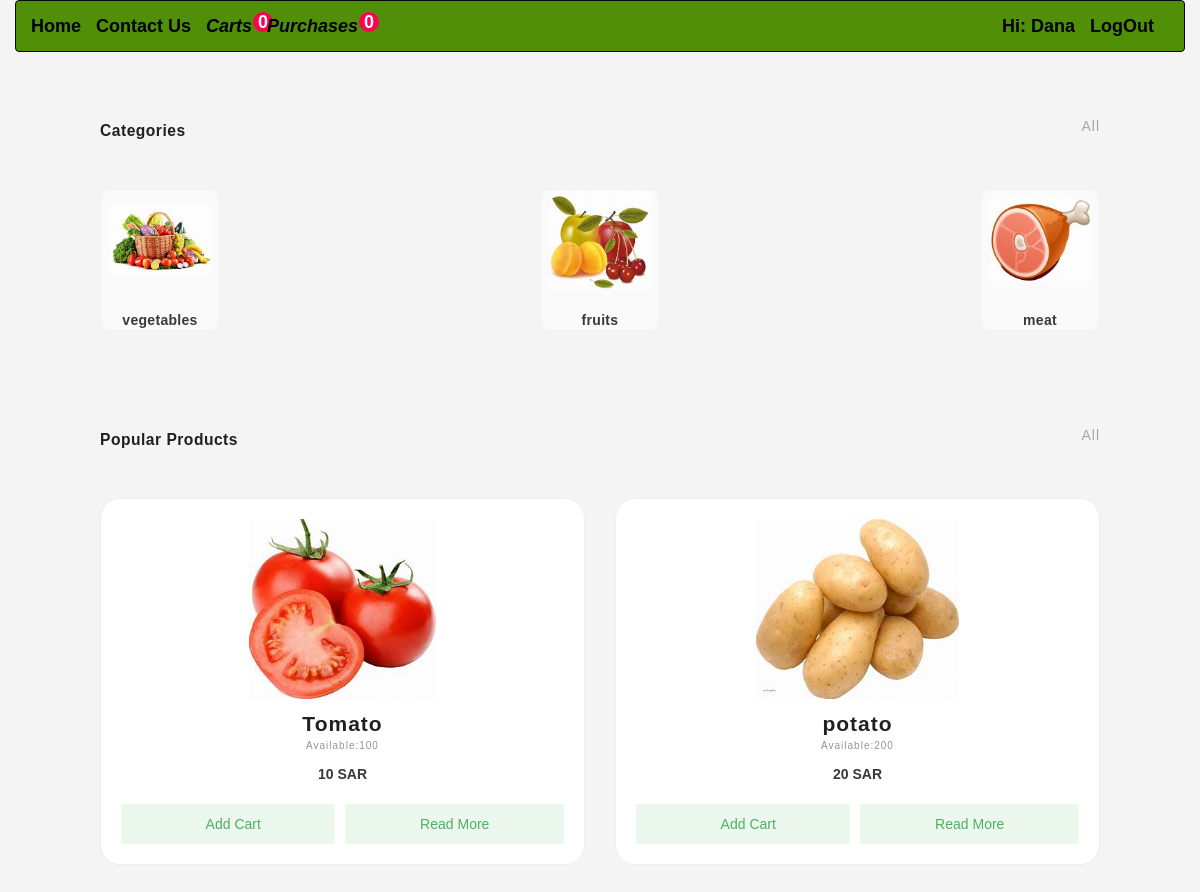
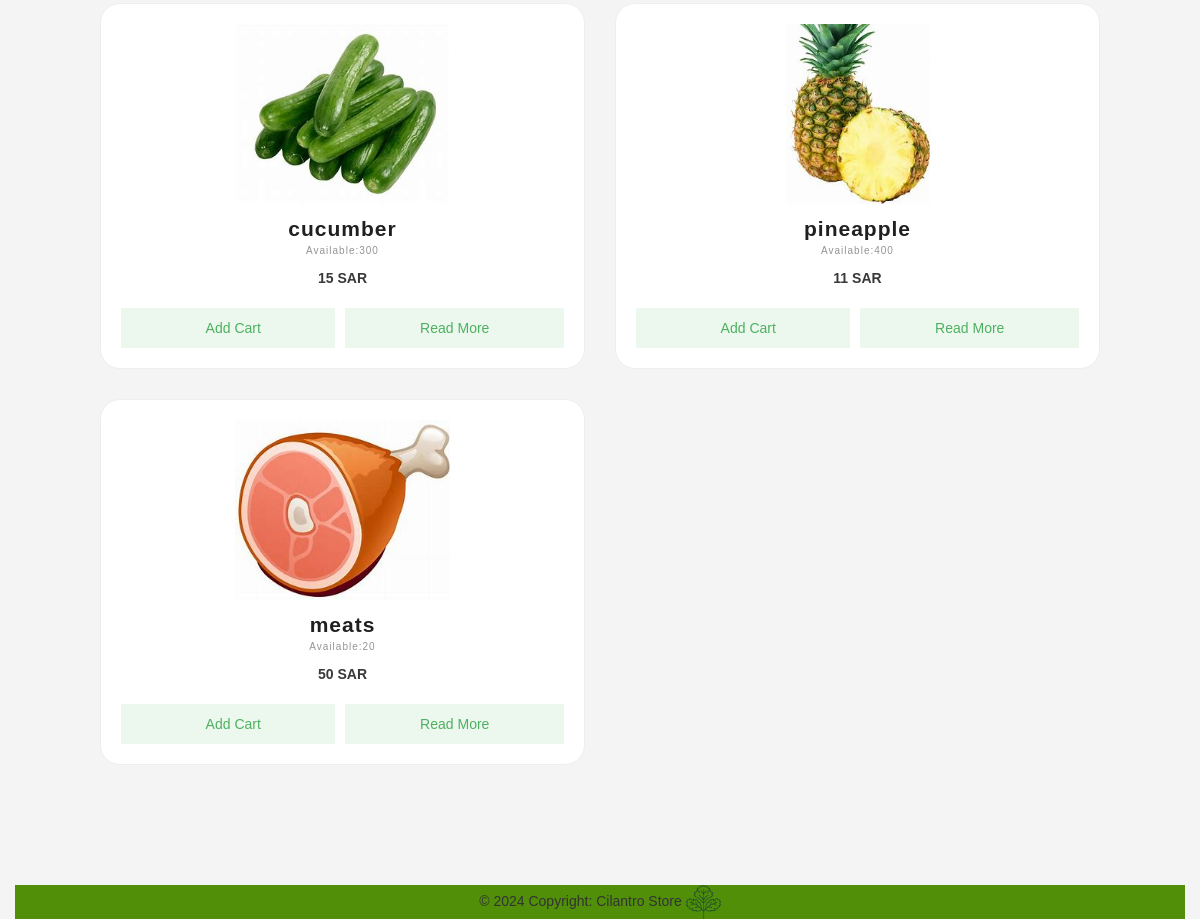
The app's page /index.php (signed in) with its own data (2 pictures, top to bottom).
### tables this page shows
CREATE TABLE `categories` (
  `id_cat` int(11) NOT NULL,
  `name_cats` varchar(255) NOT NULL,
  `img_cat` varchar(50) NOT NULL
);

CREATE TABLE `product` (
  `ID_Item` int(11) NOT NULL,
  `name` varchar(255) NOT NULL,
  `Price` varchar(255) NOT NULL,
  `qty` int(10) NOT NULL,
  `img_path` varchar(255) NOT NULL,
  `Description` text NOT NULL,
  `Catogry_id` int(11) NOT NULL
);

### inc/function/function.php (called while the page is built, shortened)
<?php
function GetProductAndCats()
{
    global $con;
    $statement = $con->prepare("SELECT product.*,categories.* FROM product INNER JOIN categories ON product.Catogry_id=categories.id_cat");
    $statement->execute(array());
    $count =  $statement->fetchAll();
    return $count;
}
function GetItem($table)
{
    global $con;
    $statement = $con->prepare("SELECT * FROM  $table ");
    $statement->execute(array());
    $rows =  $statement->fetchAll();
    return $rows;
}
function CheckItem( $from , $where , $value)
{
    global $con;
    $statement = $con->prepare("SELECT * FROM  $from WHERE $where  = ? ");
    $statement->execute(array($value));
    $count =  $statement->rowCount();
    return $count;
}

### index.php (the view)
<?php
    include 'inc/templete/header.php';
    $cats =GetItem('categories');
    $products = GetProductAndCats();
?>
    <section id="category">
        <div class="category-heading">
            <h2>Categories</h2>
            <span>All</span>
        </div>
        <div class="category-container">
            <?php
            foreach( $cats as  $cat){
            ?>
            <a href="show_products_cats.php?id=<?php echo $cat['id_cat']; ?>" class="category-box">
                <img src="layout/imgs/<?php echo $cat['img_cat']; ?>" alt="Fish">
                <span><?php echo $cat['name_cats']; ?></span>
            </a>
            <?php }?>
        </div>
    </section>
    <section id="popular-product">
        <div class="product-heading">
            <h3>Popular Products</h3>
            <span>All</span>
        </div>
        <div class="product-container">
        <?php foreach($products as $product){ ?>
            <div class="product-box text-center">
                <img src="img/<?php echo $product['img_path']; ?>" alt="pineapple">
                <strong> <?php echo $product['name']; ?> </strong>
                <span class="quantity"> Available:<?php echo $product['qty']; ?> </span>
                <span class="price"> <?php echo $product['Price']; ?> SAR</span>
                <div style="display: grid;    grid-gap: 10px;">
                    <a href="show_prodect.php?id=<?php echo $product['ID_Item']; ?>"  class="cart-btn" style="grid-column: 1;">
                        <i class="fas fa-shopping-bag"></i> Add Cart
                    </a>
                    <a href="show_prodect.php?id=<?php echo $product['ID_Item']; ?>" class="cart-btn" style="grid-column: 2;">
                        Read More
                    </a>
                </div>
            </div>
            <?php }?>
        </div>
    </section>
    <footer class="text-center text-black py-3 fixed-bottom" style="background-color: #508f07;">
        © 2024 Copyright: Cilantro Store
        <img src="img/Cilntro_LOGO.png" width="3%">
    </footer>
</body>
</html>

### inc/templete/header.php (shortened to what this page needs)
<?php
include "conect.php";
include 'inc/function/function.php';
if(isset($_SESSION["userid_normal"])){
    if(isset($_SESSION["userid_normal"])){ $id = $_SESSION["userid_normal"];}
    $stmt = $con->prepare("SELECT * FROM `admin` WHERE Admin_ID =?");
    $stmt->execute(array($id));
    $rows =$stmt->fetch();
}else{
    header("location:LogInUser.php");
}
$products = GetProductAndCats();
?>
<!DOCTYPE html>
<html lang="en">
<head>
    <link href="layout/css/bootstrap.css" rel="stylesheet"  />
    <link rel="stylesheet" href="layout/css/styling.css" />
</head>
<body>
<div class="container-fluid">
<nav class="navbar navbar-default navbar-inverse">
  <div class="container-fluid">
  <div class="navbar-header" style="float:left;">
        <a class="navbar-brand" href="index.php">Home</a>
        <a class="navbar-brand" href="ContactUs.php">Contact Us</a>
        <?php
            $countsOfCart = CheckItem( 'cart' , 'id_user' , $_SESSION["userid_normal"]);
            $countsOfPurchases = CheckItem( 'requst' , 'id_user' , $_SESSION["userid_normal"]);
        ?>
        <a class="navbar-brand" href="cart.php" style="position: relative;"><i class="fa fa-shopping-cart">Carts</i>
            <p style="position: absolute;top: 11px;left: inherit;right: -6px;width: 20px;height: 20px;background: #ff0052;color: white;border-radius: 50%;font-weight: bold;text-align: center;"><?php echo $countsOfCart; ?></p>
        </a>
        <a class="navbar-brand" href="purchases.php" style="position: relative;"><i class="fa fa-shopping-cart">Purchases</i>
            <p style="position: absolute;top: 11px;left: inherit;right: -6px;width: 20px;height: 20px;background: #ff0052;color: white;border-radius: 50%;font-weight: bold;text-align: center;"><?php echo $countsOfPurchases; ?></p>
        </a>
    </div>
    <div class="navbar-header" style="float: right;">
        <span class="navbar-brand">Hi: <?php if(!empty($id)){echo $rows['Name']; } ?></span>
        <?php if(!empty($id)){
            echo '<a class="navbar-brand" href="logout.php">LogOut</a>';
        }else{
            echo '<a class="navbar-brand" href="LogInUser.php">Sign in</a>';
        }
         ?>
    </div>
  </div>
</nav>

### layout/css/styling.css (style rules this page uses)
#category, #popular-product, #popular-bundle-pack, #partner { display: flex; flex-direction: column; max-width: 1000px; margin: 50px auto; }
.category-heading, .product-heading, .partner-heading { display: flex; justify-content: space-between; align-items: center; }
.category-heading h2, .product-heading h3, .partner-heading h3 { font-size: 1.56rem; font-weight: 700; color: #202020; letter-spacing: 0.5px; }
.category-heading span, .product-heading span { color: #a7a7a7; font-weight: 400; letter-spacing: 1px; }
.category-container { display: flex; justify-content: space-between; align-items: center; margin-top: 40px; }
.category-box { display: flex; flex-direction: column; align-items: center; justify-content: center; background-color: #fafafa; border-radius: 10px; min-height: 130px; width: 120px; border: 1px solid rgba(0, 0, 0, 0.03); }
.category-box img { height: 100px; width: 100px; object-fit: contain; object-position: center; transition: all ease 0.1s; }
.category-box span { color: #393939; font-size: 1.4rem; margin-top: 20px; letter-spacing: 0.3px; font-weight: 600; }
#popular-product { margin: 80px auto; }
.product-container { display: grid; grid-template-columns: 1fr 1fr; grid-gap: 30px; margin: 40px 0px; }
.product-box img { width: 90%; height: 180px; object-fit: contain; object-position: center; margin: auto; }
.product-box { width: 100%; border: 1px solid #eeeeee; border-radius: 20px; background-color: #ffffff; padding: 20px; display: flex; flex-direction: column; position: relative; }
.product-box strong { color: #202020; font-size: 2.1rem; letter-spacing: 1px; font-weight: 600; margin-top: 10px; }
.product-box .quantity { color: #949494; font-size: 1rem; font-weight: 500; letter-spacing: 1px; }
.product-box .price { margin-top: 10px; font-weight: 600; font-size: 1.4rem; color: #393939; }
.product-box .cart-btn { width: 100%; height: 40px; background-color: #ecf7ee; color: #4eb060; display: flex; justify-content: center; align-items: center; margin-top: 20px; transition: all ease 0.3s; }

### inc/templete/header.php (style rules this page uses)
body { font-family: Arial, sans-serif; margin: 0; padding: 0; background-color: #f4f4f4; }

### records on screen
categories: img_cat (picture), name_cats "vegetables"
categories: img_cat (picture), name_cats "fruits"
categories: img_cat (picture), name_cats "meat"
product: img_path (picture), name "Tomato", qty "100", Price "10"
product: img_path (picture), name "potato", qty "200", Price "20"
product: img_path (picture), name "cucumber", qty "300", Price "15"
product: img_path (picture), name "pineapple", qty "400", Price "11"
product: img_path (picture), name "meats", qty "20", Price "50"

### other values on screen
$countsOfCart "0"
$countsOfPurchases "0"
$rows['Name'] "Dana"
